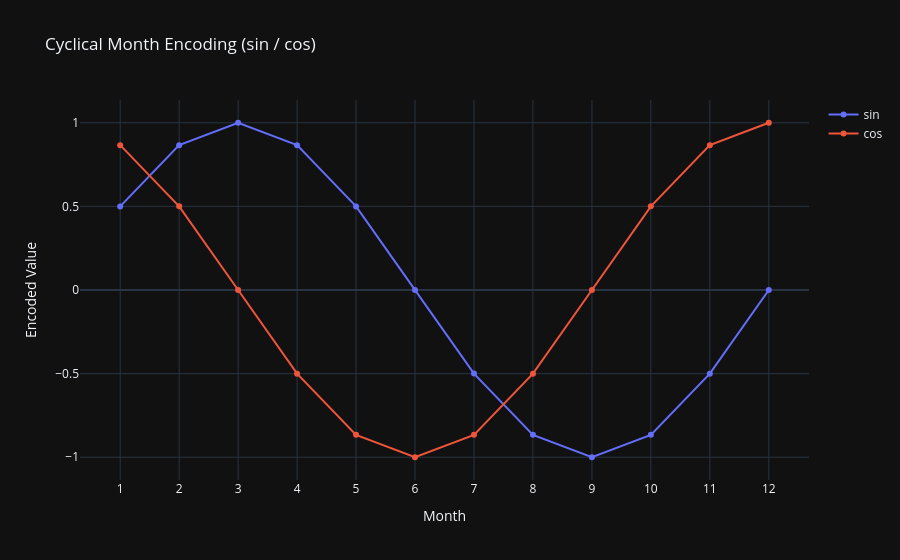

This figure's notebook cell:
### Markdown cell above
## Cyclical Time Encoding

Months 1 and 12 are numerically far apart but temporally adjacent. Sine/cosine encoding maps cyclic features onto a circle so that January and December are neighbors. This prevents models from incorrectly treating the January→December jump as a large discontinuity.

### Code cell
df["month_sin"] = np.sin(2 * np.pi * df["month"] / 12)
df["month_cos"] = np.cos(2 * np.pi * df["month"] / 12)

cycle = df[["month", "month_sin", "month_cos"]].drop_duplicates().sort_values("month")
fig = go.Figure()
fig.add_trace(go.Scatter(x=cycle["month"], y=cycle["month_sin"], mode="lines+markers", name="sin"))
fig.add_trace(go.Scatter(x=cycle["month"], y=cycle["month_cos"], mode="lines+markers", name="cos"))
fig.update_layout(title="Cyclical Month Encoding (sin / cos)",
                  template="plotly_dark",
                  xaxis_title="Month", yaxis_title="Encoded Value",
                  xaxis=dict(tickmode="linear", dtick=1))
fig.show()

### Figure 1 — Plotly figure (JSON) as saved in the notebook; plotly's stock layout.template omitted (floating-point values rounded to 4 significant figures)
{"data": [{"mode": "lines+markers", "name": "sin", "type": "scatter", "x": [1, 2, 3, 4, 5, 6, 7, 8, 9, 10, 11, 12], "y": [0.5, 0.866, 1.0, 0.866, 0.5, 1.225e-16, -0.5, -0.866, -1.0, -0.866, -0.5, -2.449e-16]}, {"mode": "lines+markers", "name": "cos", "type": "scatter", "x": [1, 2, 3, 4, 5, 6, 7, 8, 9, 10, 11, 12], "y": [0.866, 0.5, 6.123e-17, -0.5, -0.866, -1.0, -0.866, -0.5, -1.837e-16, 0.5, 0.866, 1.0]}], "layout": {"title": {"text": "Cyclical Month Encoding (sin / cos)"}, "xaxis": {"dtick": 1, "tickmode": "linear", "title": {"text": "Month"}}, "yaxis": {"title": {"text": "Encoded Value"}}}}
